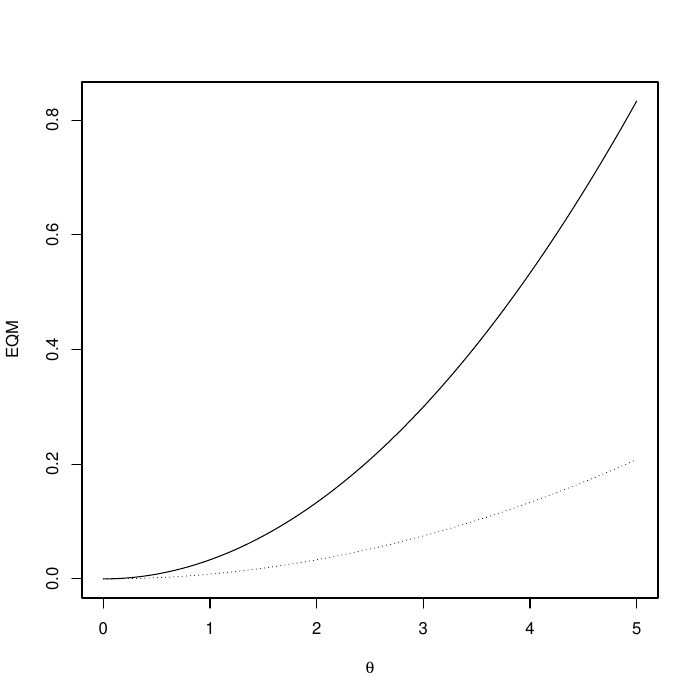

Source code (R):

EQM1 <- function(theta, n){
	return (theta^2*((4/(12*n))))
}

EQM2 <- function(theta, n){
	c = (n+1)/n
	a = c^2*((n/(n+2))-(n/(n+1))^2)
	return (theta^2*(a))
}

teta <- seq(0, 5, length.out = 10000)


pdf("ex2.pdf")
plot(teta, EQM1(teta, 10), type = "l", xlab = expression(theta), ylab = "EQM")
lines(teta, EQM2(teta, 10), lty = "dotted")

